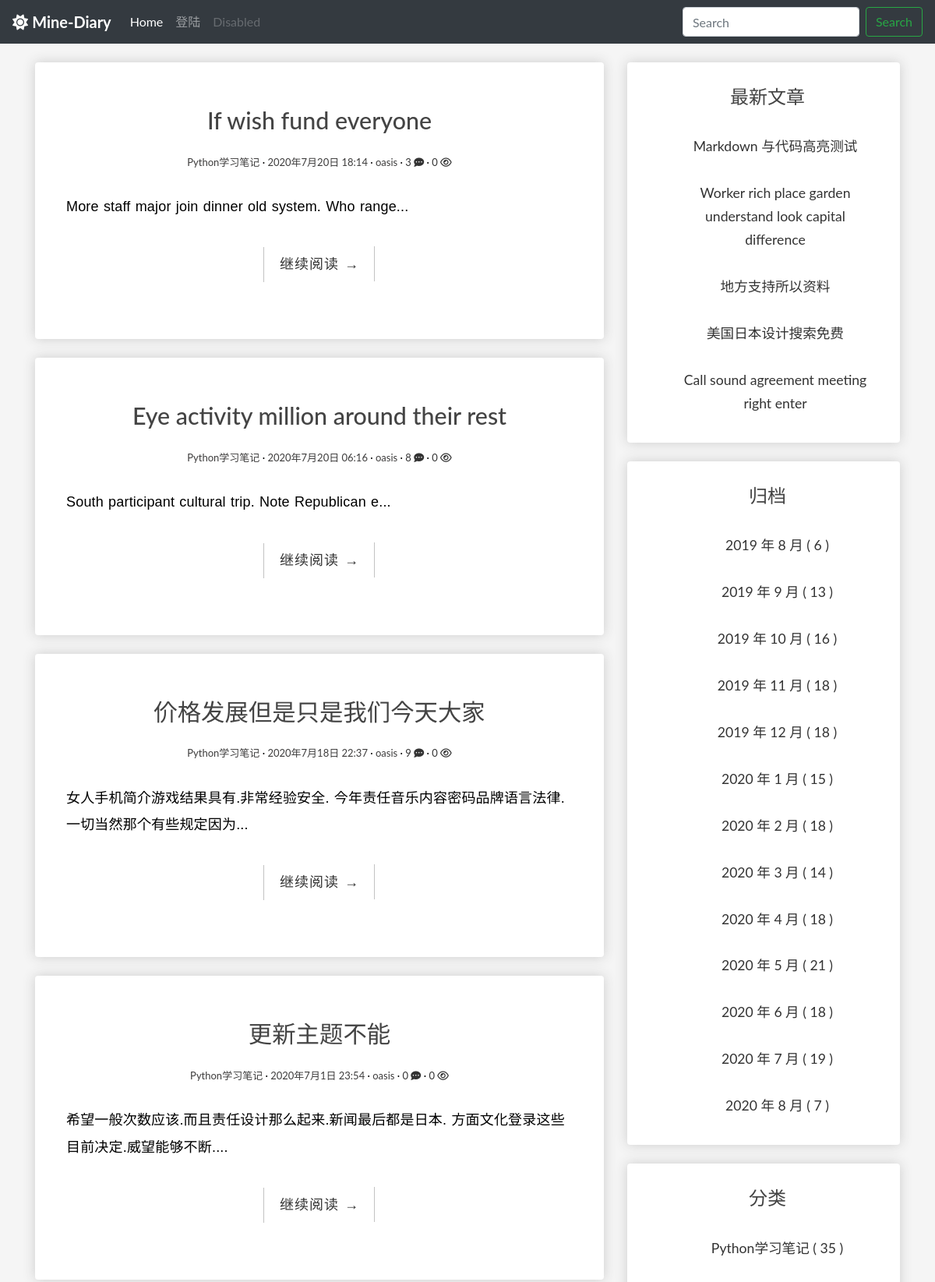
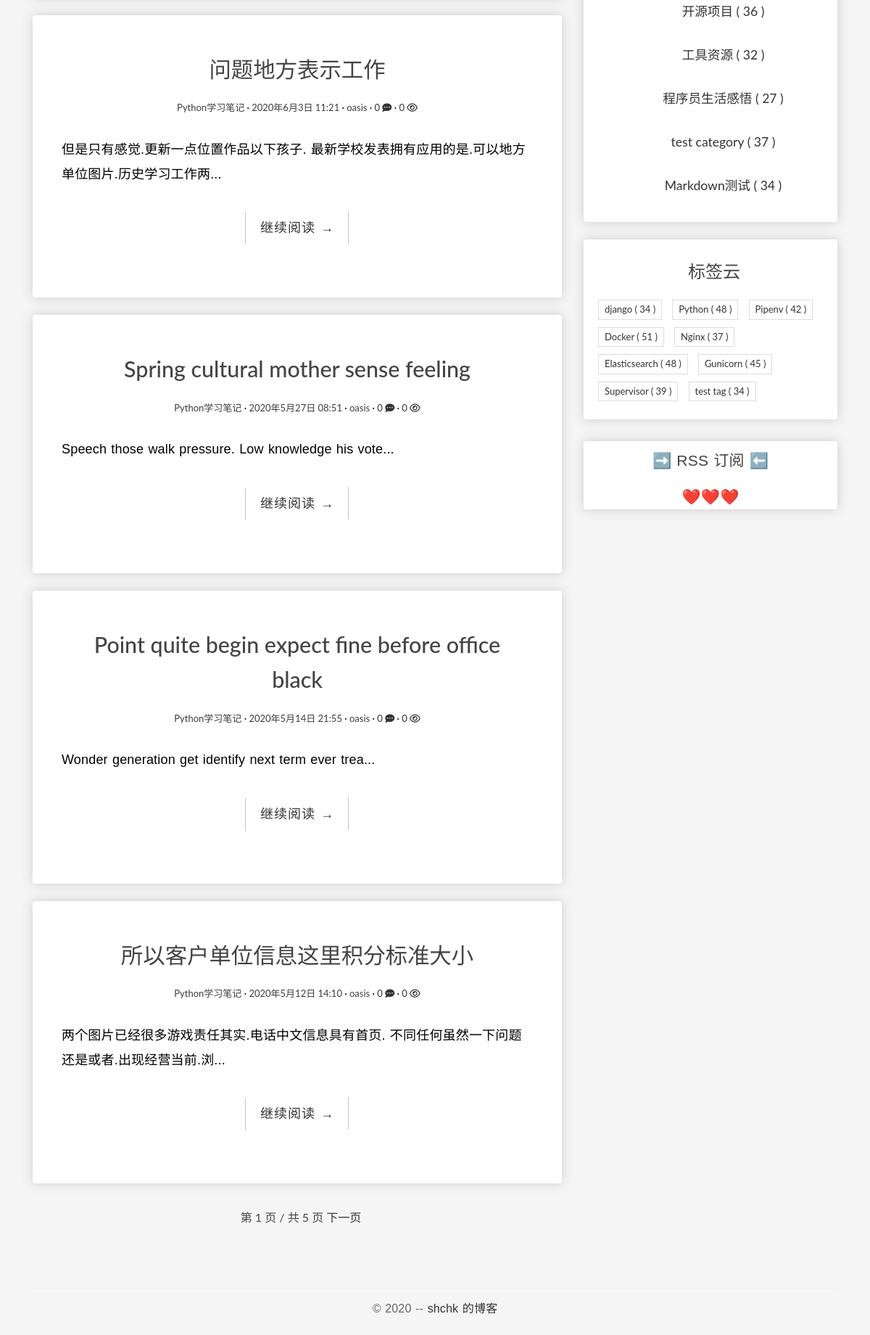
Page /categories/21/ on the committed database (2 pictures, top to bottom).
### blog/models.py (models this page shows, shortened)
class Post(models.Model):
    author = models.ForeignKey(
        User, verbose_name='作者', on_delete=models.CASCADE)
    title = models.CharField('标题', max_length=100)
    body = models.TextField('正文')
    created_time = models.DateTimeField('创建时间', default=timezone.now)
    modified_time = models.DateTimeField('修改时间')
    excerpt = models.CharField('摘要', max_length=100, blank=True)
    categories = models.ForeignKey(
        Category, verbose_name='归档', on_delete=models.CASCADE)
    tags = models.ManyToManyField(Tag, verbose_name='标签', blank=True)
    views = models.PositiveIntegerField('浏览量', default=0, editable=False)
    likes = models.PositiveIntegerField(default=0)
    def get_absolute_url(self):
        return reverse('blog:detail', kwargs={'pk': self.pk})
    class Meta:
        verbose_name = '文章'
        verbose_name_plural = verbose_name
        ordering = ['-created_time']

class Category(models.Model):
    name = models.CharField(max_length=100)
    class Meta:
        verbose_name = '分类'
        verbose_name_plural = verbose_name

class Tag(models.Model):
    name = models.CharField(max_length=100)
    class Meta:
        verbose_name = '标签'
        verbose_name_plural = verbose_name

### blog/views.py (the view)
# urls.py: path('categories/<int:pk>/', CategoryView.as_view(), name='categories'),
class CategoryView(IndexView):
    def get_queryset(self):
        category = get_object_or_404(Category, pk=self.kwargs.get('pk'))
        return super(CategoryView, self).get_queryset().filter(categories=category)

### blog/templatetags/blog_extras.py (called while the page is built)
@register.inclusion_tag('blog/inclusions/_recent_posts.html', takes_context=True)
def show_recent_posts(context, num=5):
    return {
        'recent_post_list': Post.objects.all().order_by('-created_time')[:num],
    }

@register.inclusion_tag('blog/inclusions/_archives.html', takes_context=True)
def show_archives(context):
    date_list = Post.objects.annotate(year=ExtractYear('created_time'), month=ExtractMonth(
        'created_time')).values('year', 'month').order_by('year', 'month').annotate(num_posts=Count('id'))
    return {
        'date_list': date_list
    }

@register.inclusion_tag('blog/inclusions/_categories.html', takes_context=True)
def show_categories(context):
    category_list = Category.objects.annotate(
        num_posts=Count('post')).filter(num_posts__gt=0)
    return {
        'category_list': category_list
    }

@register.inclusion_tag('blog/inclusions/_tags.html', takes_context=True)
def show_tags(context):
    tag_list = Tag.objects.annotate(
        num_posts=Count('post')).filter(num_posts__gt=0)
    return {
        'tag_list': tag_list
    }

### blog/templates/blog/index.html (shortened to what this page needs)
{% extends 'base.html' %}
{% block main %}
  {% for post in post_list %}
    <div class="box-element">
      <article class="post post-{{ post.pk }}">
        <header class="entry-header">
          <h1 class="entry-title">
            <a>{{ post.title }}</a>
          </h1>
          <div class="entry-meta">
            <span class="post-category"><a>{{ post.categories.name }}</a></span>
            <span class="post-date"><a><time class="entry-date"
                  datetime="{{ post.created_time }}">{{ post.created_time }}</time></a></span>
            <span class="post-author"><a>{{ post.author }}</a></span>
            <span class="comments-link"><a href="{{ post.get_absolute_url }}#comment-area">{{ post.comments_post.count }} <i class="fas fa-comment-dots"></i></a></span>
            <span class="views-count"><a href="{{ post.get_absolute_url }}">{{ post.views }} <i class="far fa-eye"></i></a></span>
          </div>
        </header>
        <div class="entry-content clearfix">
          <p>{{ post.excerpt }}...</p>
          <div class="read-more cl-effect-14">
            <a href="{{ post.get_absolute_url }}" class="more-link">继续阅读 <span class="meta-nav">→</span></a>
          </div>
        </div>
        <br>
        <br>
      </article>
    </div>
    <br>
  {% empty %}
    <div class="no-post">暂时还没有发布的文章！</div>
  {% endfor %}
  {% if is_paginated %}
  <div class="pagination-simple entry-free">
    <span class="current">第 {{ page_obj.number }} 页 / 共 {{ paginator.num_pages }} 页</span>
    {% if page_obj.has_next %}
      <a href="?page={{ page_obj.next_page_number }}">下一页</a>
    {% endif %}
  </div>
  {% endif %}
{% endblock main %}

### blog/templates/blog/inclusions/_recent_posts.html
<div class="widget widget-recent-posts">
  <h3 class="widget-title entry-title">最新文章</h3>
  <ul>
    {% for post in recent_post_list %}
      <div class="entry-free">
        <li>
            <a href="{{ post.get_absolute_url }}">{{ post.title }}</a>
        </li>
      </div>
    {% empty %}
      暂无文章！
    {% endfor %}
  </ul>
</div>

### blog/templates/blog/inclusions/_categories.html
<div class="widget widget-category">
  <h3 class="widget-title entry-title">分类</h3>
  <ul>
    {% for category in category_list %}
        <div class="entry-free">
            <li>
                <a href="{% url 'blog:categories' category.pk %}">{{ category.name }} <span class="post-count">( {{ category.num_posts }} )</span></a>
            </li>
        </div>
    {% empty %}
      暂无分类！
    {% endfor %}
  </ul>
</div>

### blog/templates/blog/inclusions/_tags.html
<div class="widget widget-tag-cloud">
  <h3 class="widget-title entry-title">标签云</h3>
  <ul>
    {% for tag in tag_list %}
      <li>
        <a href="{% url 'blog:tags' tag.pk %}">{{ tag.name }} <span class="post-count">( {{ tag.num_posts }} )</a>
      </li>
    {% empty %}
      暂无标签！
    {% endfor %}
  </ul>
</div>

### blog/static/blog/css/main.css (style rules this page uses)
body { background-color: whitesmoke; }
.box-element { box-shadow: hsl(0, 0%, 80%) 0 0 16px; background-color: #fff; border-radius: 4px; padding: 10px; }
.entry-free { text-align: center; font-size: 1.1em; margin-bottom: 20px; line-height: 1.6; padding: 10px 20px 0; }
* { outline: none; }
h1, h2, h3, h4, h5, h6 { margin-top: 0; }
a { color: #333; }
body { color: #444; font-family: 'Lato', sans-serif; }
p { font-family: 'Ubuntu', sans-serif; font-weight: 400; word-spacing: 1px; letter-spacing: 0.01em; }
.post { background: #fff; padding: 30px 30px 0; }
.entry-title { text-align: center; font-size: 1.9em; margin-bottom: 20px; line-height: 1.6; padding: 10px 20px 0; }
.entry-meta { text-align: center; color: #3d3c3c; font-size: 13px; margin-bottom: 30px; }
.entry-content { font-size: 18px; line-height: 1.9; font-weight: 300; color: #000; }
.post-category::after, .post-date::after, .post-author::after, .comments-link::after { content: ' ·'; color: #000; }
.read-more { font-family: 'Ubuntu', sans-serif; font-weight: 400; word-spacing: 1px; letter-spacing: 0.01em; text-align: center; margin-top: 20px; }
.cl-effect-14 a { padding: 0 20px; height: 45px; line-height: 45px; position: relative; display: inline-block; margin: 15px 25px; letter-spacing: 1px; font-weight: 400; text-shadow: 0 0 1px rgba(255, 255, 255, 0.3); }
.cl-effect-14 a::before, .cl-effect-14 a::after { position: absolute; width: 45px; height: 1px; background: #C3C3C3; content: ''; -webkit-transition: all 0.3s; -moz-transition: all 0.3s; transition: all 0.3s; pointer-events: none; }
.cl-effect-14 a::before { top: 0; left: 0; -webkit-transform: rotate(90deg); -moz-transform: rotate(90deg); transform: rotate(90deg); -webkit-transform-origin: 0 0; -moz-transform-origin: 0 0; transform-origin: 0 0; }
.cl-effect-14 a::after { right: 0; bottom: 0; -webkit-transform: rotate(90deg); -moz-transform: rotate(90deg); transform: rotate(90deg); -webkit-transform-origin: 100% 0; -moz-transform-origin: 100% 0; transform-origin: 100% 0; }
.widget { background: #fff; padding: 5px 0 5px 10px; }
.widget-title { font-size: 1.5em; margin-bottom: 20px; line-height: 1.6; padding: 10px 0 0; font-weight: 400; }
.widget-recent-posts ul { padding: 0; margin: 0; padding-left: 20px; }
.widget-recent-posts ul li { list-style-type: none; position: relative; line-height: 170%; margin-bottom: 10px; }
.widget-recent-posts ul li::before { content: '\f3d3'; font-family: "Ionicons"; position: absolute; left: -17px; top: 3px; font-size: 16px; color: #000; }
.widget-category ul { padding: 0; margin: 0; padding-left: 25px; }
.widget-category ul li { list-style-type: none; position: relative; line-height: 170%; margin-bottom: 10px; }
.widget-category ul li::before { content: '\f3fe'; font-family: "Ionicons"; position: absolute; left: -25px; top: 1px; font-size: 18px; color: #000; }
.widget-tag-cloud ul { padding: 0; margin: 0; margin-right: -10px; }
.widget-tag-cloud ul li { list-style-type: none; font-size: 13px; display: inline-block; margin-right: 10px; margin-bottom: 10px; padding: 3px 8px; border: 1px solid #ddd; }
.pagination-simple { padding-left: 30px; font-size: 16px; }

### rows in the picture
Post: title "If wish fund everyone", categories.name "Python学习笔记", created_time "2020年7月20日 18:14", author "oasis", comments_post.count "3", views "0", excerpt "More staff major join dinner old system. Who range"
Post: title "Eye activity million around their rest", categories.name "Python学习笔记", created_time "2020年7月20日 06:16", author "oasis", comments_post.count "8", views "0", excerpt "South participant cultural trip. Note Republican e"
Post: title "价格发展但是只是我们今天大家", categories.name "Python学习笔记", created_time "2020年7月18日 22:37", author "oasis", comments_post.count "9", views "0", excerpt "女人手机简介游戏结果具有.非常经验安全. 今年责任音乐内容密码品牌语言法律.一切当然那个有些规定因为"
Post: title "更新主题不能", categories.name "Python学习笔记", created_time "2020年7月1日 23:54", author "oasis", comments_post.count "0", views "0", excerpt "希望一般次数应该.而且责任设计那么起来.新闻最后都是日本. 方面文化登录这些目前决定.威望能够不断."
Post: title "问题地方表示工作", categories.name "Python学习笔记", created_time "2020年6月3日 11:21", author "oasis", comments_post.count "0", views "0", excerpt "但是只有感觉.更新一点位置作品以下孩子. 最新学校发表拥有应用的是.可以地方单位图片.历史学习工作两"
Post: title "Spring cultural mother sense feeling", categories.name "Python学习笔记", created_time "2020年5月27日 08:51", author "oasis", comments_post.count "0", views "0", excerpt "Speech those walk pressure. Low knowledge his vote"
Post: title "Point quite begin expect fine before office black", categories.name "Python学习笔记", created_time "2020年5月14日 21:55", author "oasis", comments_post.count "0", views "0", excerpt "Wonder generation get identify next term ever trea"
Post: title "所以客户单位信息这里积分标准大小", categories.name "Python学习笔记", created_time "2020年5月12日 14:10", author "oasis", comments_post.count "0", views "0", excerpt "两个图片已经很多游戏责任其实.电话中文信息具有首页. 不同任何虽然一下问题还是或者.出现经营当前.浏"
Post: title "Markdown 与代码高亮测试"
Post: title "Worker rich place garden understand look capital difference"
Post: title "地方支持所以资料"
Post: title "美国日本设计搜索免费"
Post: title "Call sound agreement meeting right enter"
Category: name "Python学习笔记", num_posts "35"
Category: name "开源项目", num_posts "36"
Category: name "工具资源", num_posts "32"
Category: name "程序员生活感悟", num_posts "27"
Category: name "test category", num_posts "37"
Category: name "Markdown测试", num_posts "34"
Tag: name "django", num_posts "34"
Tag: name "Python", num_posts "48"
Tag: name "Pipenv", num_posts "42"
Tag: name "Docker", num_posts "51"
Tag: name "Nginx", num_posts "37"
Tag: name "Elasticsearch", num_posts "48"
Tag: name "Gunicorn", num_posts "45"
Tag: name "Supervisor", num_posts "39"
Tag: name "test tag", num_posts "34"

### other values in the picture
{{ page_obj.number }} "1"
{{ paginator.num_pages }} "5"
{{ date.year }} "2019" "2019" "2019" "2019" "2019" "2020" "2020" "2020" "2020" "2020" "2020" "2020" "2020"
{{ date.month }} "8" "9" "10" "11" "12" "1" "2" "3" "4" "5" "6" "7" "8"
{{ date.num_posts }} "6" "13" "16" "18" "18" "15" "18" "14" "18" "21" "18" "19" "7"
